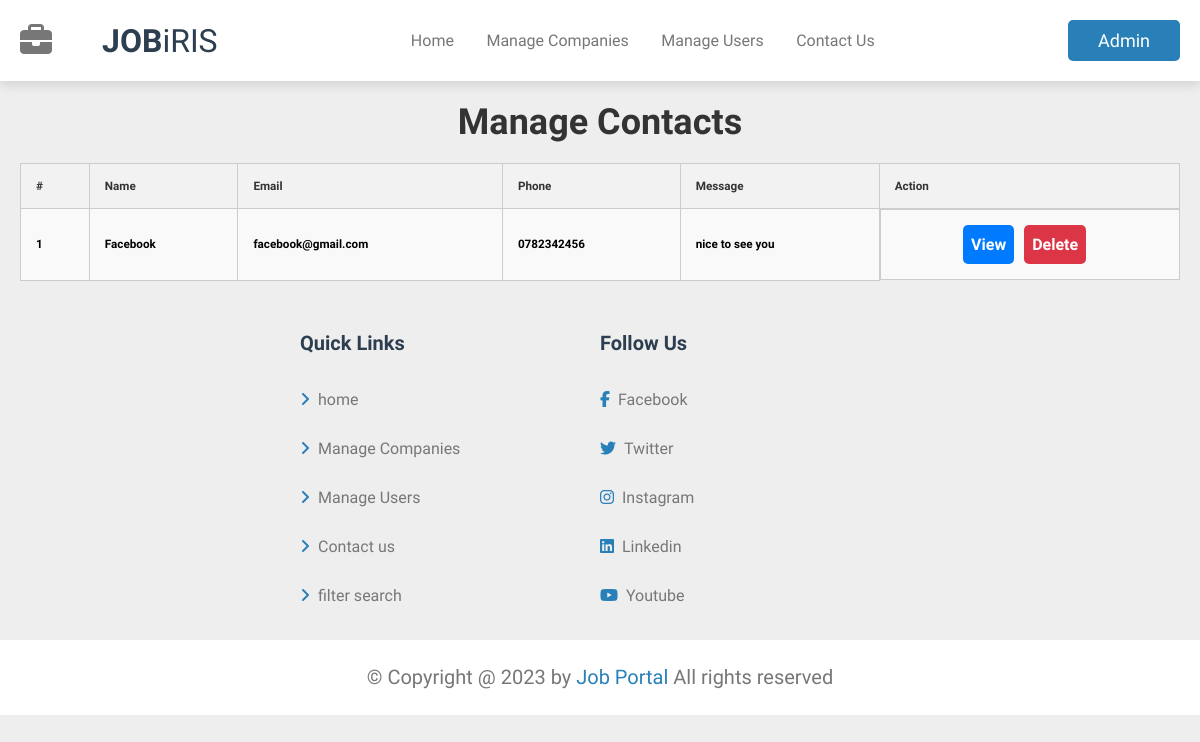
The app's page /admin/manage_contacts.php (signed in) with its own data.
### tables this page shows
CREATE TABLE `contact_messages` (
  `message_id` int(11) NOT NULL,
  `name` varchar(100) NOT NULL,
  `email` varchar(100) NOT NULL,
  `phone` varchar(15) NOT NULL,
  `role` varchar(50) NOT NULL,
  `message` text NOT NULL,
  `created_at` timestamp NOT NULL DEFAULT current_timestamp()
);

### admin/manage_contacts.php (the view, shortened to what this page needs)
<?php
include '../connect/connect.php';
$sql = "SELECT * FROM contact_messages";
$result = $conn->query($sql);
?>
<!DOCTYPE html>
<html lang="en">
<head>
    <link rel="stylesheet" href="../css/style.css">
</head>
<body>
    <?php include 'connect/admin_header.php'; ?>
    <div class="admin-container">
        <h1>Manage Contacts</h1>
        <table class="admin-table">
            <tr>
                <th><h3>#</h3></th>
                <th><h3>Name</h3></th>
                <th><h3>Email</h3></th>
                <th><h3>Phone</h3></th>
                <th><h3>Message</h3></th>
                <th><h3>Action</h3></th>
            </tr>
            <?php
            $counter = 1;
            if ($result->num_rows > 0) {
                while($row = $result->fetch_assoc()) {
            ?>
            <tr>
                <td><h3><?php echo $counter++; ?></h3></td>
                <td><h3><?php echo htmlspecialchars($row['name']); ?></h3></td>
                <td><h3><?php echo htmlspecialchars($row['email']); ?></h3></td>
                <td><h3><?php echo htmlspecialchars($row['phone']); ?></h3></td>
                <td><h3><?php echo htmlspecialchars($row['message']); ?></h3></td>
                <td class="btn-container">
                    <a href="#" class="btn-view" style="color:white;">View</a>
                    <a href="manage_contacts.php?delete_id=<?php echo $row['message_id']; ?>" class="btn-delete" style="color:white;" onclick='return confirm("Are you sure you want to delete this message?")'>Delete</a>
                </td>
            </tr>
            <?php
                }
            } else {
                echo "<tr><td colspan='6'>No messages found.</td></tr>";
            }
            ?>
        </table>
    </div>
    <footer class="footer">
        <section class="grid">
            <div class="box">
                <h3>Quick links</h3>
                <a href="home.php"><i class="fas fa-angle-right"></i>home</a>
                <a href="manage_companies.php"><i class="fas fa-angle-right"></i>Manage Companies</a>
                <a href="manage_users.php"><i class="fas fa-angle-right"></i>Manage Users</a>
                <a href="contact.php"><i class="fas fa-angle-right"></i>Contact us</a>
                <a href="#"><i class="fas fa-angle-right"></i>filter search</a>
            </div>
            <div class="box">
                <h3>Follow us</h3>
                <a href="#"><i class="fab fa-facebook-f"></i>Facebook</a>
                <a href="#"><i class="fab fa-twitter"></i>Twitter</a>
                <a href="#"><i class="fab fa-instagram"></i>Instagram</a>
                <a href="#"><i class="fab fa-linkedin"></i>Linkedin</a>
                <a href="#"><i class="fab fa-youtube"></i>Youtube</a>
            </div>
        </section>
        <div class="credit">&copy; Copyright @ 2023 by <span>Job Portal</span> All rights reserved</div>
    </footer>
</body>
</html>

### css/style.css (style rules this page uses)
:root { --main-color:#2980b9; --red:red; --light-color:#777; --light-bg:#eee; --black:#2c3e50; --white:#fff; --box-shadow:0 .5rem 1rem rgba(0,0,0, .1); --border:.1rem rgba(0,0,0, .2); }
* { font-family: 'Comfortaa' , cursive; margin: 0; padding: 0; box-sizing: border-box; text-decoration: none; outline: none; border: none; }
html { font-size: 62.5%; overflow-x: hidden; scroll-padding-top: 7rem; scroll-behavior: smooth; }
body { background-color: var(--light-bg); }
section { padding: 2rem; margin: 0 auto; max-width: 1200px; }
.footer .grid { display: grid; grid-template-columns: repeat(auto-fit, 30rem); gap: 1.5; justify-content: center; align-items: flex-start; }
.footer .grid .box h3 { font-size: 2rem; color: var(--black); margin: 1rem 0; padding-bottom: 1rem; text-transform: capitalize; }
.footer .grid .box a { display: block; padding: 1.5rem 0; font-size: 1.6rem; color: var(--light-color); }
.footer .grid .box a i { color: var(--main-color); margin-right: .8rem; transition: .2s linear; }
.footer .credit { text-align: center; padding: 3rem 2rem; border-top: var(--border); background-color: var(--white); font-size: 2rem; color: var(--light-color); line-height: 1.5rem; }
.footer .credit span { color: var(--main-color); text-transform: capitalize; }

### admin/manage_contacts.php (style rules this page uses)
.admin-container { padding: 20px; text-align: center; }
.admin-container h1 { color: #333; font-size: 36px; margin-bottom: 20px; }
.admin-table { width: 100%; border-collapse: collapse; margin-top: 20px; }
.admin-table th, .admin-table td { padding: 15px; border: 1px solid #ccc; text-align: left; }
.admin-table th { background-color: #f2f2f2; color: #333; font-weight: bold; }
.admin-table tr:nth-child(even) { background-color: #f9f9f9; }
.admin-table a { color: #007bff; text-decoration: none; margin-right: 10px; font-weight: bold; }
.btn-view, .btn-delete { padding: 10px 8px; background-color: #007bff; color: #fff; border: none; border-radius: 5px; cursor: pointer; transition: background-color 0.3s; font-size: 16px; margin-right: 10px; }
.btn-delete { background-color: #dc3545; }
.btn-container { display: flex; justify-content: center; }

### records on screen
contact_messages: name "Facebook", email "facebook@gmail.com", phone "0782342456", message "nice to see you"

### other values on screen
$_SESSION['user_name'] "Admin"
